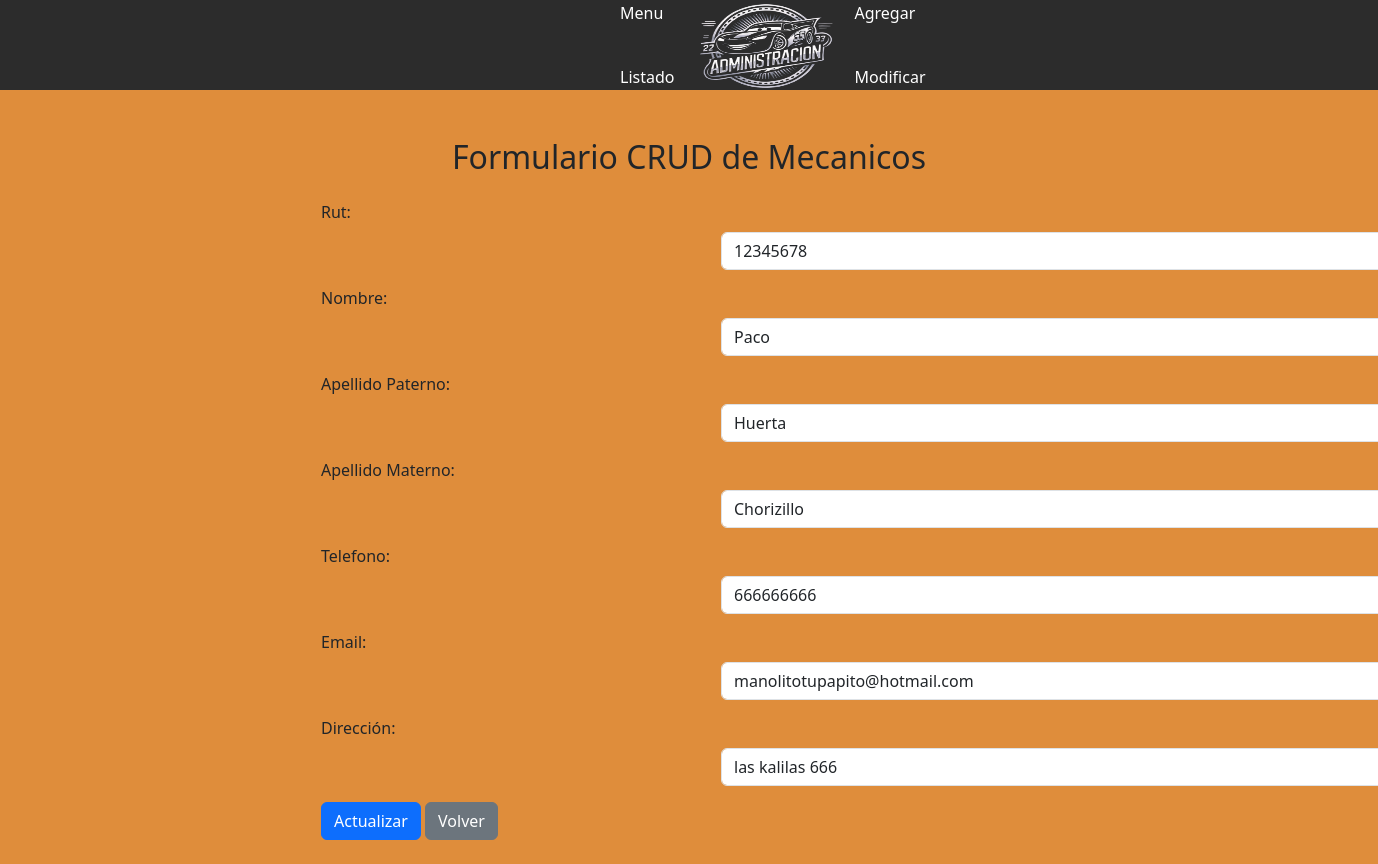
The page /mecanicos_findEdit/12345678 (signed in) on the database its author committed.
### myapp/models.py (models this page shows, shortened)
class Mecanico(models.Model):
    rut = models.CharField(primary_key=True, max_length=10)
    nombre = models.CharField(max_length=20)
    apellido_paterno = models.CharField(max_length=20)
    apellido_materno = models.CharField(max_length=20)
    telefono = models.CharField(max_length=45)
    email = models.EmailField(unique=True, max_length=100, blank=True, null=True)
    direccion = models.CharField(max_length=50, blank=True, null=True)

### myapp/views.py (the view)
# urls.py: path('mecanicos_findEdit/<str:pk>', views.mecanicos_findEdit, name='mecanicos_findEdit'),
@login_required
@superuser_required
def mecanicos_findEdit(request,pk):
    if pk != "":
        mecanico=Mecanico.objects.get(rut=pk)
        context={'mecanico':mecanico}
        if mecanico:
            return render(request, 'Administracion/editM.html', context)
        else:
            context={'mensaje':'Error, rut no existe...'}
            return render(request, 'Administracion/listar.html', context)

### myapp/templates/Administracion/editM.html (shortened to what this page needs)
{% load static %}
<!DOCTYPE html>
<html lang="en">
<head>
    <link rel="stylesheet" href="{% static 'css/menu.css' %}">
    <link rel="stylesheet" href="{% static 'css/Listado.css' %}">
    <link rel="stylesheet" href="{% static 'bootstrap-5.3.3/css/bootstrap.css' %}">
</head>
<body>
    <div class="navbarM">
        <ul class="nav me-auto mb-4 mb-lg-0">
            <li class="nav-item">
                <a class="nav-link" href="{% url 'menu' %}">Menu</a>
            </li>
            <li class="nav-item">
                <a class="nav-link" href="{% url 'listar' %}">Listado</a>
            </li>
        </ul>
        <a class="logo" href="{% url 'menu' %}">
            <img src="{% static 'imagenes/Adm.png' %}" alt="logo" width="140px" height="100px">
        </a>
        <ul class="nav ms-auto mb-2 mb-lg-0">
            <li class="nav-item">
                <a class="nav-link" href="{% url 'agrega' %}">Agregar</a>
            </li>
            <li class="nav-item">
                <a class="nav-link" href="{% url 'modificar' %}">Modificar</a>
            </li>
        </ul>
    </div>
    <div class="container mt-5">
        <div class="row justify-content-center">
            <div class="col-md-8">
                {% if mecanico %}
                <h2 class="text-center mb-4">Formulario CRUD de Mecanicos</h2>
                <form action="{% url 'mecanicosUpdate' %}" method="POST">
                    <div class="mb-3">
                        <label class="form-label">Rut:</label>
                        <input type="text" name="rut" value="{{mecanico.rut}}" class="form-control" required>
                    </div>
                    <div class="mb-3">
                        <label class="form-label">Nombre:</label>
                        <input type="text" name="nombre" value="{{mecanico.nombre}}" class="form-control" required>
                    </div>
                    <div class="mb-3">
                        <label class="form-label">Apellido Paterno:</label>
                        <input type="text" name="paterno" value="{{mecanico.apellido_paterno}}" class="form-control" required>
                    </div>
                    <div class="mb-3">
                        <label class="form-label">Apellido Materno:</label>
                        <input type="text" name="materno" value="{{mecanico.apellido_materno}}" class="form-control" required>
                    </div>
                    <div class="mb-3">
                        <label class="form-label">Telefono:</label>
                        <input type="text" name="telefono" value="{{mecanico.telefono}}" class="form-control" required>
                    </div>
                    <div class="mb-3">
                        <label class="form-label">Email:</label>
                        <input type="email" name="email" value="{{mecanico.email}}" class="form-control" required>
                    </div>
                    <div class="mb-3">
                        <label class="form-label">Dirección:</label>
                        <input type="text" name="direccion" value="{{mecanico.direccion}}" class="form-control" required>
                    </div>
                    <input type="submit" name="opcion" value="Actualizar" class="btn btn-primary">
                    <a href="{% url 'modificar' %}" class="btn btn-secondary">Volver</a>
                </form>
                <br>
                {% endif %}
            </div>
        </div>
    </div>
</body>
</html>

### myapp/static/css/menu.css (style rules this page uses)
.navbarM { background-color: #2c2c2c; height: 90px; align-items: center; display: flex; padding: 0 600px; }
.logo { text-decoration: none; }
.form-control { margin-left: 400px; display: auto; }
.nav li { display: inline-block; }
.nav a { color: white; text-decoration: none; padding: 20px; }

### myapp/templates/Administracion/editM.html (style rules this page uses)
body { background: rgb(223, 141, 59); }

### rows shown on the page
Mecanico: rut "12345678", nombre "Paco", paterno "Huerta", materno "Chorizillo", telefono "666666666", email "manolitotupapito@hotmail.com", direccion "las kalilas 666"
